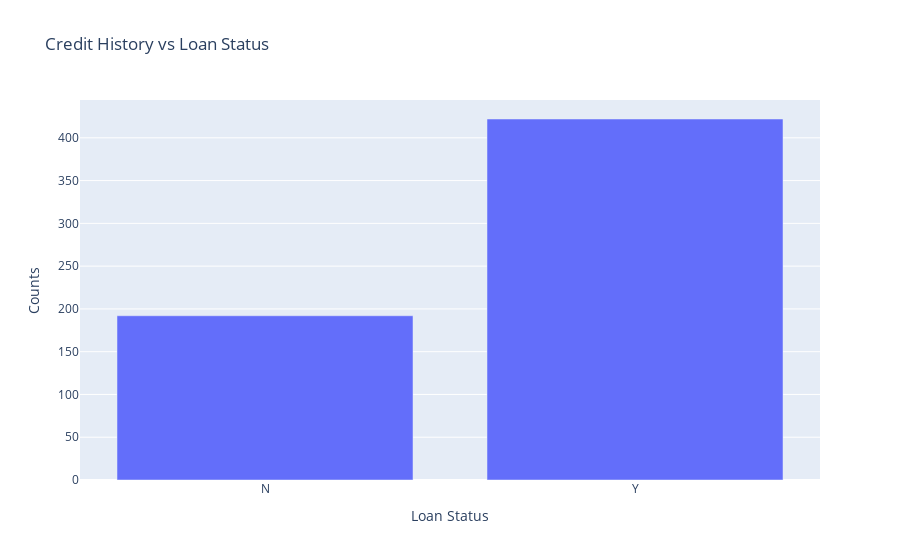

This figure's notebook cell:
### Code cell
fig=px.bar(result,x='Loan_Status',y='Credit_History',
          labels={'Loan_Status':'Loan Status','Credit_History':'Counts'},
          title='Credit History vs Loan Status')
fig.show()
#applicants with a credit history seems to have a high approval rate

### Figure 1 — Plotly figure (JSON) as saved in the notebook; plotly's stock layout.template omitted (floating-point values rounded to 4 significant figures)
{"data": [{"alignmentgroup": "True", "hovertemplate": "Loan Status=%{x}<br>Counts=%{y}<extra></extra>", "legendgroup": "", "marker": {"color": "#636efa", "pattern": {"shape": ""}}, "name": "", "offsetgroup": "", "orientation": "v", "showlegend": false, "textposition": "auto", "type": "bar", "x": ["N", "Y"], "xaxis": "x", "y": [192, 422], "yaxis": "y"}], "layout": {"autosize": true, "barmode": "relative", "legend": {"tracegroupgap": 0}, "title": {"text": "Credit History vs Loan Status"}, "xaxis": {"anchor": "y", "autorange": true, "domain": [0, 1], "range": [-0.5, 1.5], "title": {"text": "Loan Status"}, "type": "category"}, "yaxis": {"anchor": "x", "autorange": true, "domain": [0, 1], "range": [0, 444.2], "title": {"text": "Counts"}, "type": "linear"}}}
